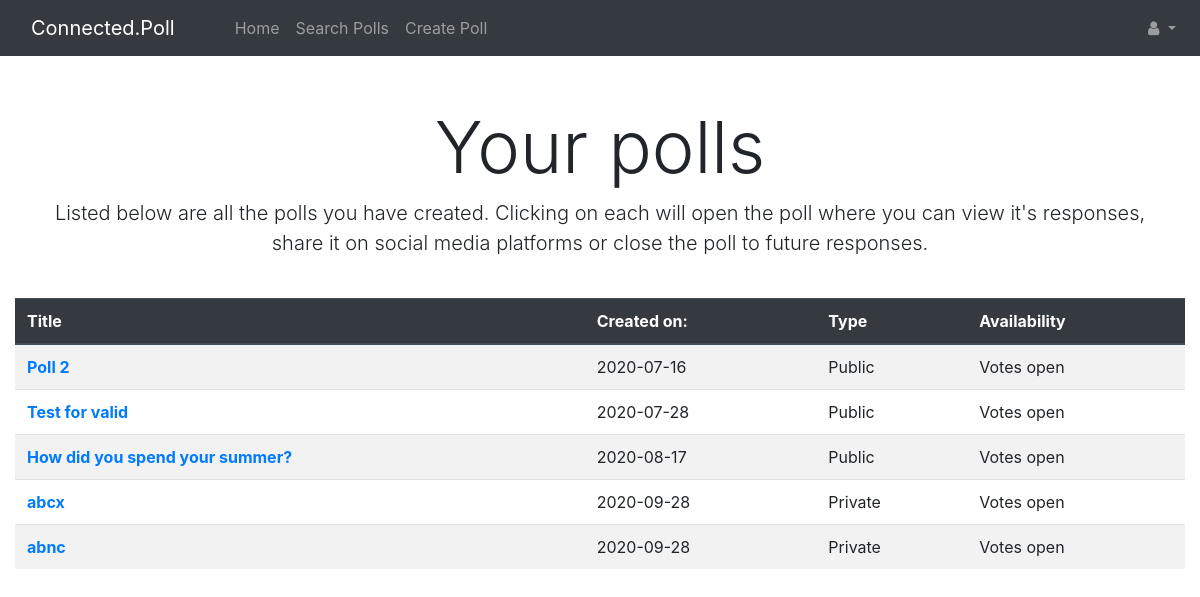
The page /my_polls (signed in) on the database its author committed.
### app/models.py (models this page shows, shortened)
class Poll(db.Model):
    title = db.Column(db.String(64), index=True)
    id = db.Column(db.Integer, primary_key=True)
    user_id = db.Column(db.Integer, db.ForeignKey('user.id'))
    created_date = db.Column(db.DateTime, default=datetime.utcnow)
    online = db.Column(db.Boolean, default=True, index=True)
    public = db.Column(db.Boolean, index=True)
    description = db.Column(db.String(128), index=True)
    questions = db.relationship('Question', backref='QForPoll', lazy="dynamic", cascade="all, delete, delete-orphan")
    responses = db.relationship('UserPollResponse', backref="PollResponses", lazy="dynamic",
                                cascade="all, delete, delete-orphan")

### app/routes.py (the view)
@app.route("/my_polls")
@login_required
def my_polls():
    polls = current_user.polls
    return render_template('my_polls.html', polls=polls)

### app/models.py (called while the page is built)
@login.user_loader
def load_user(id):
    return User.query.get(int(id))

### app/templates/my_polls.html
{% extends 'base.html' %}
{% block app_content %}
{% if polls %}
<main role="main">
    <div class="px-3 py-3 pt-md-4 pb-md-4 mx-auto text-center">
        <h1 class="display-3">Your polls</h1>
        <p class="lead">Listed below are all the polls you have created.
            Clicking on each will open the poll where you can view it's responses, share it on social media platforms
            or close the poll to future responses.</p>
    </div>
    <table class="table table-striped">
        <thead class="thead-dark">
        <tr>
            <th scope="col">Title</th>
            <th scope="col">Created on:</th>
            <th scope="col">Type</th>
            <th scope="col">Availability</th>
        </tr>
        </thead>
        <tbody>
        {% for poll in polls %}
        <tr>
            <th scope="row"><a href="{{url_for('my_polls_results', poll_id=poll.id)}}">{{poll.title}}</a> </th>
            <td>{{poll.created_date.strftime('%Y-%m-%d')}}</td>
            {% if poll.public == 0 %}
            <td>Private</td>
            {% else %}
            <td>Public</td>
            {% endif %}
            {% if poll.online == 1 %}
            <td>Votes open</td>
            {% else %}
            <td>Votes closed</td>
            {% endif %}
        </tr>
        {% endfor %}
        </tbody>
    </table>
</main>
{% else %}
<h1>You have not yet created any polls.</h1>
<p>Why not make one <a href="{{url_for('create_poll')}}">Here</a></p>
{% endif %}
{% endblock %}

### app/static/css/stylesheet.css (style rules this page uses)
[role="main"] { padding-top: 24px; }

### rows shown on the page
Poll: title "Poll 2", created_date "2020-07-16", public "Public", online "Votes open"
Poll: title "Test for valid", created_date "2020-07-28", public "Public", online "Votes open"
Poll: title "How did you spend your summer?", created_date "2020-08-17", public "Public", online "Votes open"
Poll: title "abcx", created_date "2020-09-28", public "Private", online "Votes open"
Poll: title "abnc", created_date "2020-09-28", public "Private", online "Votes open"
